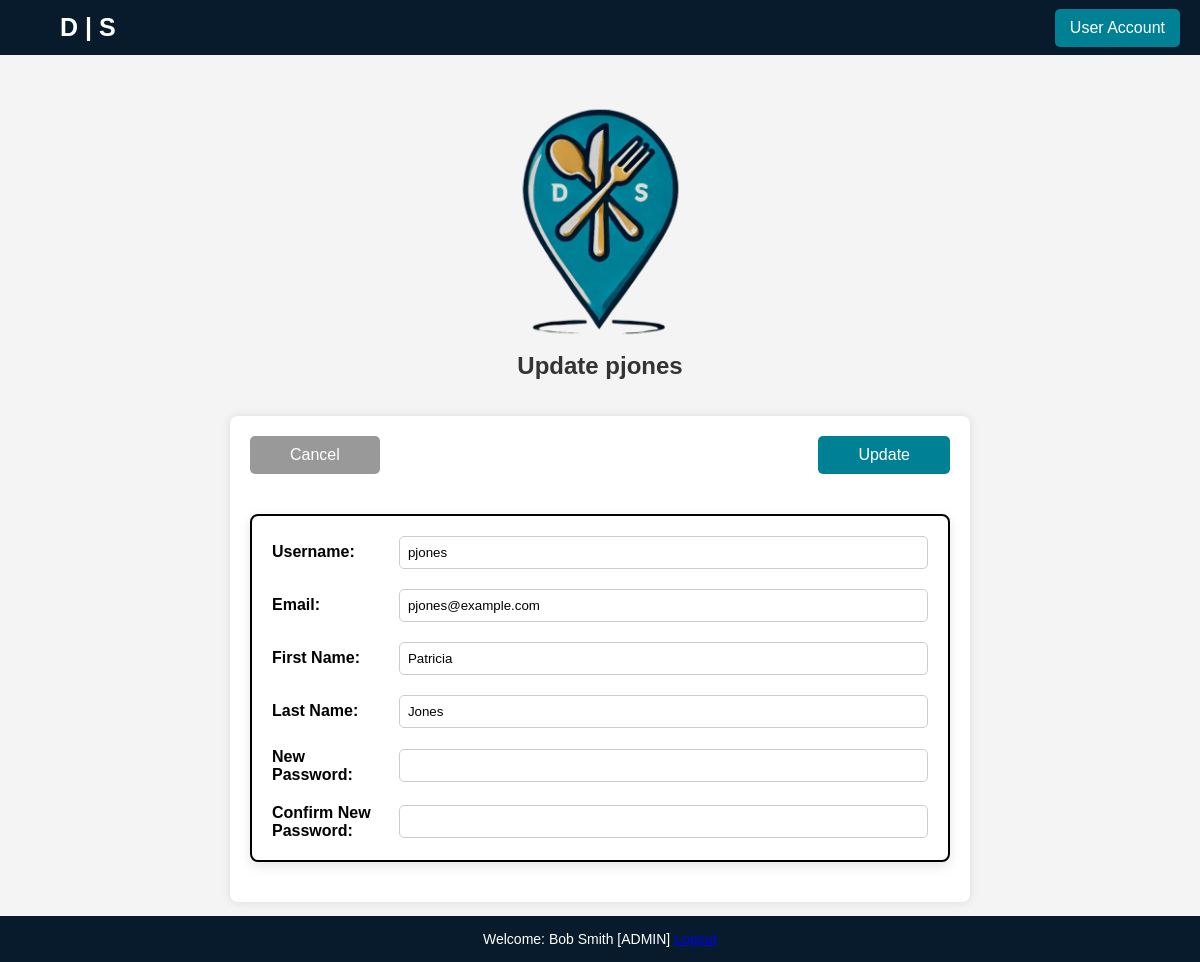
/Pages/update-user.php (signed in), run on the app's committed database.
### tables this page shows
CREATE TABLE IF NOT EXISTS `user` (
  `user_id` int NOT NULL AUTO_INCREMENT,
  `username` varchar(50) NOT NULL,
  `email` varchar(100) DEFAULT NULL,
  `password` varchar(100) DEFAULT NULL,
  `first_name` varchar(50) DEFAULT NULL,
  `last_name` varchar(50) DEFAULT NULL,
  PRIMARY KEY (`user_id`)
);

### Pages/update-user.php (the view, shortened to what this page needs)
<?php
require_once 'login_db.php';
$conn = new mysqli($hn, $un, $pw, $db);
$user_id = $_SESSION['user_id'];
$firstName = $_SESSION['first_name'] ?? 'Null';
$lastName = $_SESSION['last_name'] ?? 'Null';
$roleInt = $_SESSION['role'] ?? 0;
$query = "SELECT * FROM user WHERE user_id = ?";
$stmt = $conn->prepare($query);
$stmt->bind_param("i", $user_id);
$stmt->execute();
$result = $stmt->get_result();
$user = $result->fetch_assoc();
$username = htmlspecialchars($user['username']);
?>
<!DOCTYPE html>
<html lang="en">
<head>
    <link rel="stylesheet" href="../CSS/update-user.css">
</head>
<body>
    <header class="top-bar">
        <div class="left-text">
            <a href="home.php">D | S</a>
        </div>
        <div class="right-button">
            <a href="user-account.php" class="no-underline">User Account</a>
        </div>
    </header>
    <div class="center-logo">
        <img src="../Images/ds_logo_simple_transparent.png" alt="DineScout Logo">
        <h1>Update <?php echo $username; ?></h1>
    </div>
    <form action="update-user.php" method="POST" class="update-user-container">
        <div class="top-buttons">
            <a href="user-account.php" class="cancel-button">Cancel</a>
            <button type="submit" class="update-user-button">Update</button>
        </div>
        <div class="update-user">
            <div class="user-input-group">
                <label for="username">Username:</label>
                <input type="text" name="username" value="<?php echo htmlspecialchars($user['username']); ?>" required>
            </div>
            <div class="user-input-group">
                <label for="email">Email:</label>
                <input type="text" name="email" value="<?php echo htmlspecialchars($user['email']); ?>" required>
            </div>
            <div class="user-input-group">
                <label for="firstName">First Name:</label>
                <input type="text" name="firstName" value="<?php echo htmlspecialchars($user['first_name']); ?>" required>
            </div>
            <div class="user-input-group">
                <label for="lastName">Last Name:</label>
                <input type="text" name="lastName" value="<?php echo htmlspecialchars($user['last_name']); ?>" required>
            </div>
            <div class="user-input-group">
                <label for="newPW">New Password:</label>
                <input type="password" name="newPW" required>
            </div>
            <div class="user-input-group">
                <label for="confNewPW">Confirm New Password:</label>
                <input type="password" name="confNewPW" required>
            </div>
        </div>
    </form>
    <footer class="footer">
        <p>
            Welcome: <?php echo htmlspecialchars("$firstName $lastName [" . ($roleInt === 0 ? 'STANDARD USER' : ($roleInt === 1 ? 'ADMIN' : 'MEMBER USER')) . "]"); ?>
            <a href="../pages/logout.php" class="logout-button">Logout</a>
        </p>
    </footer>
</body>
</html>

### CSS/update-user.css (style rules this page uses)
body { display: flex; flex-direction: column; align-items: center; margin: 0; font-family: Arial, sans-serif; background-color: #f4f4f4; min-height: 100vh; }
.top-bar { width: 100%; background-color: #071b2c; color: white; padding: 10px 20px; display: flex; justify-content: space-between; align-items: center; position: fixed; top: 0; height: 55px; box-sizing: border-box; }
.left-text a, .no-underline { text-decoration: none; color: white; }
.left-text a { font-size: 25px; font-weight: bold; margin-left: 40px; }
.no-underline { font-size: 16px; }
.right-button a { background-color: #008095; padding: 10px 15px; border-radius: 5px; display: inline-block; }
.center-logo { display: flex; flex-direction: column; align-items: center; margin: 100px 0 20px; }
.center-logo img { width: 175px; }
.center-logo h1 { margin-top: 10px; font-size: 24px; color: #333; }
.update-user-container { display: flex; flex-direction: column; align-items: center; width: 100%; max-width: 700px; padding: 20px; background-color: white; border-radius: 8px; box-shadow: 0 0 10px rgba(0, 0, 0, 0.1); margin-bottom: 60px; }
.top-buttons { display: flex; justify-content: space-between; margin-bottom: 20px; width: 100%; max-width: 700px; }
.cancel-button, .delete-user-button, .update-user-button { background-color: #008095; color: white; border: none; padding: 10px 40px; font-size: 16px; cursor: pointer; border-radius: 5px; text-decoration: none; width: auto; }
.cancel-button, .delete-user-button { background-color: #999999; }
.update-user { width: 100%; padding: 20px; background-color: white; border-radius: 8px; box-sizing: border-box; box-shadow: 0 4px 12px rgba(0, 0, 0, 0.1); margin: 20px auto; display: flex; flex-direction: column; gap: 20px; align-items: center; border: 2px solid black; cursor: default; }
.user-input-group { width: 100%; display: flex; align-items: center; justify-content: flex-start; gap: 10px; }
.user-input-group label { font-weight: bold; width: 150px; text-align: left; }
.user-input-group input[type="text"], .user-input-group input[type="password"] { width: 100%; padding: 8px; border: 1px solid #ccc; border-radius: 5px; text-align: left; }
.footer { width: 100%; background-color: #071b2c; text-align: center; padding: 15px 0; position: fixed; bottom: 0; }
.footer p { margin: 0; color: white; font-size: 14px; }

### data on the page
user: username "pjones", email "pjones@example.com", firstName "Patricia", lastName "Jones"
